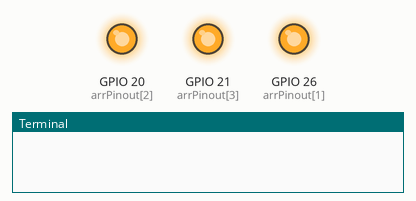
Simulated run of this program. Board: Raspberry Pi (BCM pin numbers). Parts: output pins drawn as LEDs (lit = HIGH), the last lines printed to the terminal. At 4.0 s the program stops and its outputs stay as they are.

Above: at 0.1 s.
At 1.1 s:
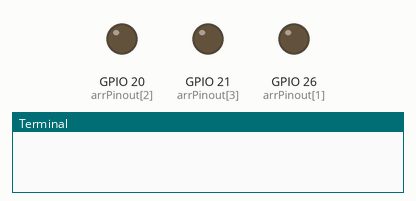
At 3.1 s:
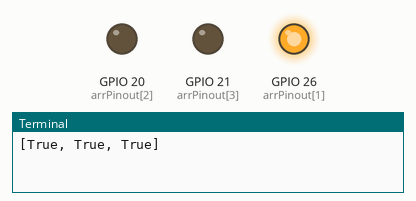
Timing chart, 0 to 4.6 s (numbered marks = the images above):
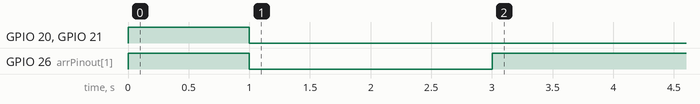

The program:

run_script.py
```python
from digitalOut import digitalOut
import time

lib = digitalOut()

lib.pinoutOff() #Turn off all port of Do
time.sleep(1)
lib.pinoutOn() #Turn on all port of Do
time.sleep(1)
print(lib.pinoutStateAll()) #Check state all of Do in array [True, True, True]
time.sleep(1)
lib.pinoutControl(1, False) #Control Do via defined (pin 1-3) and state (True or False)
time.sleep(1)
print(lib.pinoutState(1)) #Check state by port via defined the port to check the state
```

digitalOut.py
```python
import RPi.GPIO as GPIO
arrPinout = [0, 26, 20, 21]
class digitalOut():

    def __init__(self):
        GPIO.setmode(GPIO.BCM)
        GPIO.setwarnings(False)
        for i in list(range(1, 4)):
            GPIO.setup(arrPinout[i], GPIO.OUT)

    def pinoutOff(self):
        for i in list(range(1, 4)):
            GPIO.output(arrPinout[i], 1)

        if self.pinoutState(1) == 1 and self.pinoutState(2) == 1 and self.pinoutState(3) == 1:
            return True
        else:
            return False

    def pinoutOn(self):
        for i in list(range(1, 4)):
            GPIO.output(arrPinout[i], 0)
        if self.pinoutState(1) == 0 and self.pinoutState(2) == 0 and self.pinoutState(3) == 0:
            return True
        else:
            return False

    def pinoutStateAll(self):
        stateAll = []
        for i in list(range(1, 4)):
            stateAll.append(not bool(GPIO.input(arrPinout[i])))
        return stateAll

    def pinoutControl(self, pinNumber, command):
        if not isinstance(command, bool):
            return False
        try:
            if pinNumber > 0 and pinNumber <= 3:
                GPIO.output(arrPinout[pinNumber], not command)
                return True
            else:
                raise ValueError("Value %d out of range digital output port" % (pinNumber,))
        except Exception as e:
            return e

    def pinoutState(self, pinNumber):
        try:
            if pinNumber > 0 and pinNumber <= 3:
                return not bool(GPIO.input(arrPinout[pinNumber]))
            else:
                raise ValueError("Value %d out of range digital output port" % (pinNumber,))
        except Exception as e:
            # print(e)
            return e
```
